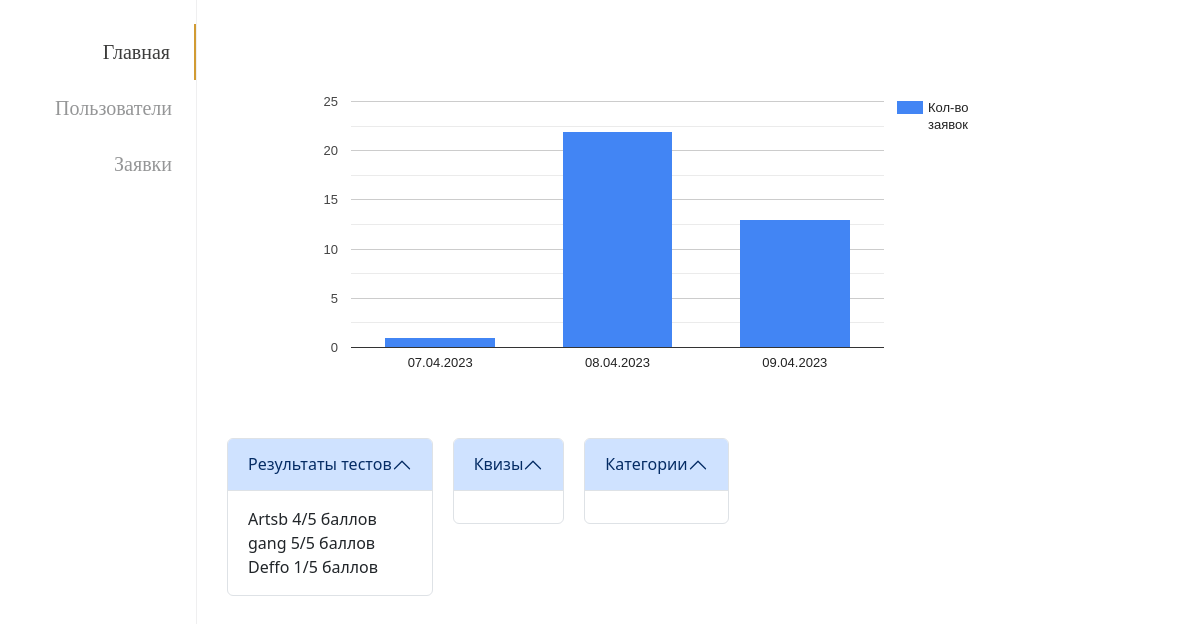
Page /moderator/ on the earlier database version.
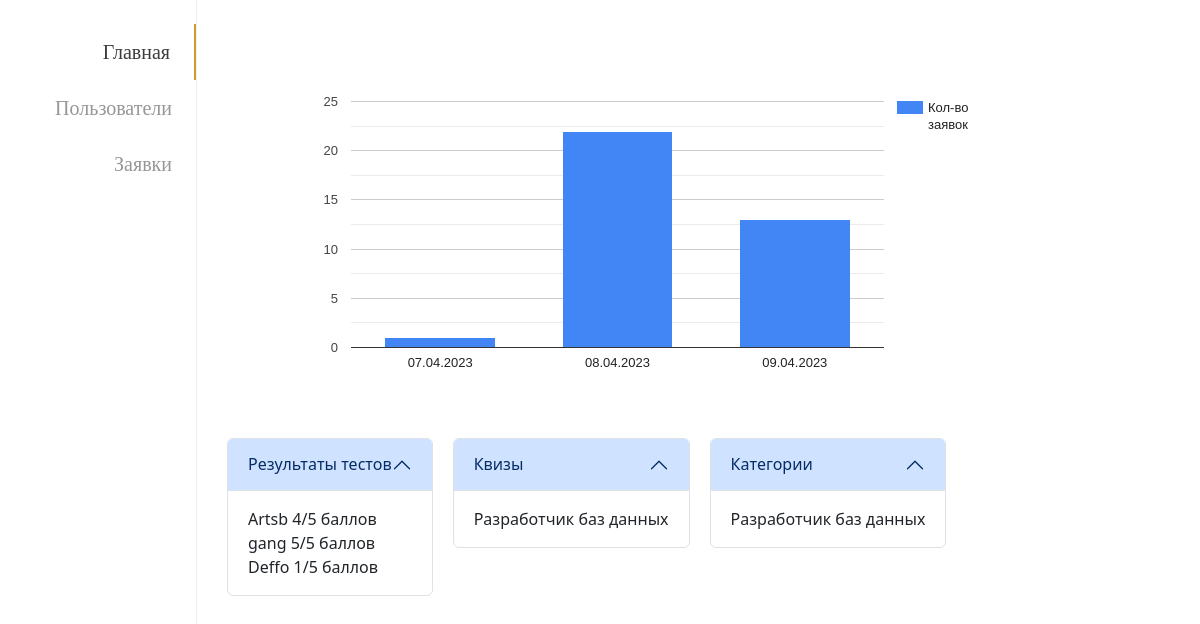
Same page on the later database version.
### practicum/models.py (models this page shows, shortened)
class Quiz(models.Model):
    name = models.CharField(max_length=120)
    article = models.CharField(max_length=120)
    class Meta:
        verbose_name = 'Квиз'
        verbose_name_plural = 'Квизы'

### internship/models.py (models this page shows, shortened)
class DirectionsDesc(models.Model):
    title = models.CharField(max_length=200, verbose_name='Описание')
    data_menu = models.CharField(max_length=200, verbose_name='data_menu')
    class Meta:
        verbose_name = 'Направление'
        verbose_name_plural = 'Направление'

### users/views.py (the view)
# urls.py: path('', AdminView.as_view(), name="AdminView"),
class AdminView(generic.ListView):
    model = User
    context_object_name = 'users'
    template_name = 'users/index_admin.html'
    def get_context_data(self, *args, **kwargs):
        context = super(AdminView, self).get_context_data(*args, **kwargs)
        context['user'] = User.objects.all()
        context['quiz'] = Quiz.objects.all()
        context['directions'] = DirectionsDesc.objects.all()
        context['result'] = Result.objects.all()
        return context

### templates/users/index_admin.html (shortened to what the changed rows need)
{% load static %}
<!DOCTYPE html>
<html lang="en">
<head>
    <link rel="stylesheet" href="{% static 'css/admin.css' %}">
    <link href="https://cdn.jsdelivr.net/npm/bootstrap@5.3.0-alpha3/dist/css/bootstrap.min.css" rel="stylesheet">
</head>
<body>
    <div class="section-admin">
        <div class="block-right-admin">
            <!DOCTYPE svg PUBLIC "-//W3C//DTD SVG 1.1//EN" "http://www.w3.org/Graphics/SVG/1.1/DTD/svg11.dtd">
            <div class="accordion_list">
                <div class="accordion" id="accordionExample">
                <div class="accordion-item">
                    <h2 class="accordion-header" id="headingOne">
                        <button class="accordion-button" type="button" data-bs-toggle="collapse" data-bs-target="#collapseOne" aria-expanded="true" aria-controls="collapseOne">
                            Результаты тестов
                        </button>
                    </h2>
                </div>
            </div>
            <div class="accordion" id="accordionExample2">
                <div class="accordion-item">
                    <h2 class="accordion-header" id="headingTwo">
                        <button class="accordion-button" type="button" data-bs-toggle="collapse" data-bs-target="#collapseOne" aria-expanded="true" aria-controls="collapseTwo">
                            Квизы
                        </button>
                    </h2>
                    <div id="collapseOne" class="accordion-collapse collapse show" aria-labelledby="headingOne" data-bs-parent="#accordionExample2">
                        <div class="accordion-body">
                            <div class="row">
                                {% for i in quiz %}
                                    <div class="col">
                                    {{ i.name }}
                                    </div>
                                {% endfor %}
                            </div>
                        </div>
                    </div>
                </div>
            </div>
            <div class="accordion" id="accordionExample1">
                <div class="accordion-item">
                    <h2 class="accordion-header" id="headingThree">
                        <button class="accordion-button" type="button" data-bs-toggle="collapse" data-bs-target="#collapseOne" aria-expanded="true" aria-controls="collapseThree">
                            Категории
                        </button>
                    </h2>
                    <div id="collapseOne" class="accordion-collapse collapse show" aria-labelledby="headingOne" data-bs-parent="#accordionExample1">
                        <div class="accordion-body">
                            {% for i in directions %}
                                    <div class="col">
                                    {{ i.title }}
                                    </div>
                            {% endfor %}
                        </div>
                    </div>
                </div>
            </div>
            </div>
        </div>
    </div>
</body>
</html>

Differences in the rows shown:
added Quiz: name "Разработчик баз данных"
added DirectionsDesc: title "Разработчик баз данных"
